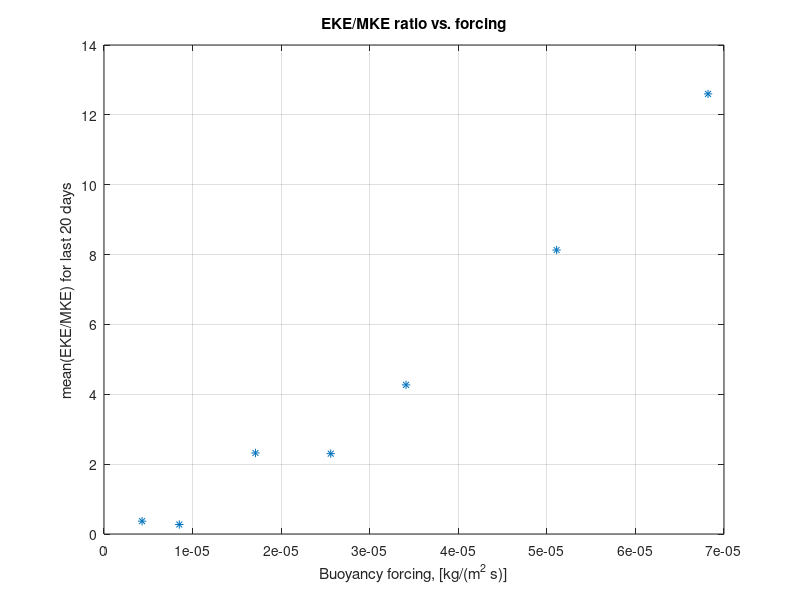
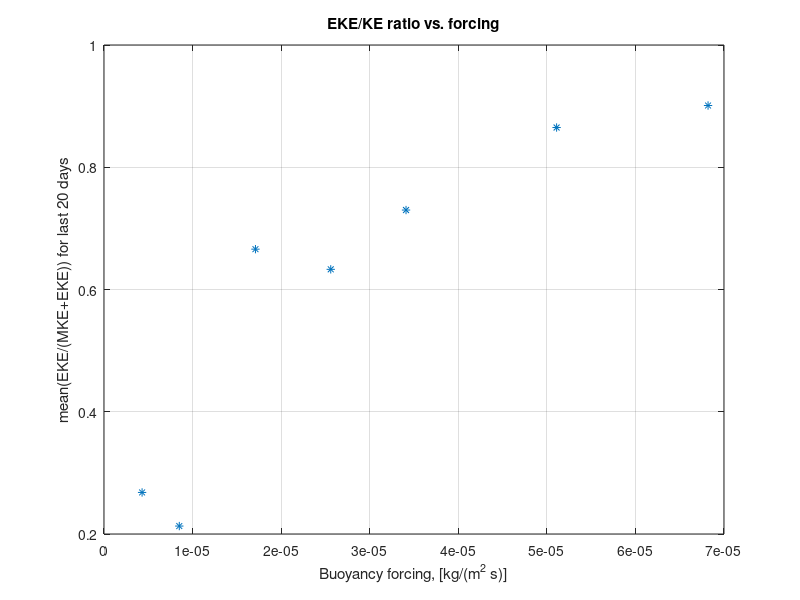
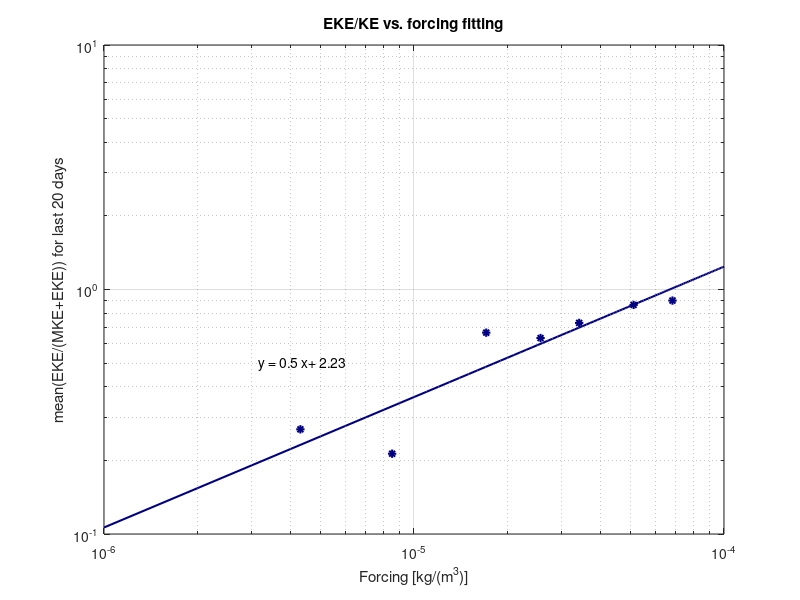

The MATLAB source for these figures, in order:
clear all
close all

forcing = 1*10^-5*[.43 .85 1.71 2.56 3.41 5.11 6.82];
%average ratio of eke to mke for the last 20 days
EKE_MKE = [.368 .272 2.32 2.30 4.27 8.13 12.6];
%average ratio of eke to (mke+eke) for last 20 days 
EKE_tot = [.268 .213 .666 .633 .73 .865 .901];

figure(1)
plot(forcing, EKE_MKE,'*')
xlabel('Buoyancy forcing, [kg/(m^2 s)]');
ylabel('mean(EKE/MKE) for last 20 days');
title('EKE/MKE ratio vs. forcing')
grid on

figure(2)
plot(forcing,EKE_tot,'*')
xlabel('Buoyancy forcing, [kg/(m^2 s)]');
ylabel('mean(EKE/(MKE+EKE)) for last 20 days');
title('EKE/KE ratio vs. forcing')
grid on

figure(3)
loglog(forcing,EKE_tot,'*','Linewidth',1.5,'Color',[0 0 0.5]); grid on;
[a]=polyfit(log10(forcing),log10(EKE_tot),1);
hold on 
x=linspace(10^-6,10^-4,100);
loglog(x,10.^(a(1,1)*log10(x)+a(1,2)),'Color',[0 0 .5],'Linewidth',1.5);
xlabel('Forcing [kg/(m^3)]')
ylabel('mean(EKE/(MKE+EKE)) for last 20 days')
title('EKE/KE vs. forcing fitting')
text(10^-5.5,0.5,sprintf('y = %.1f x+ %.2f', a(1),a(2)))